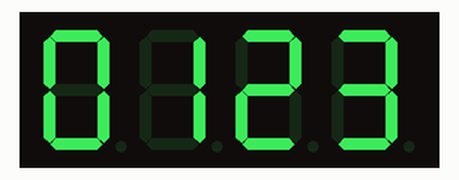
The program below on a simulated Raspberry Pi Pico running MicroPython. On the bench: 4-digit seven-segment display. The segment pins are drawn as the display they are named for.

Above: at 0.1 s.
At 3.1 s:
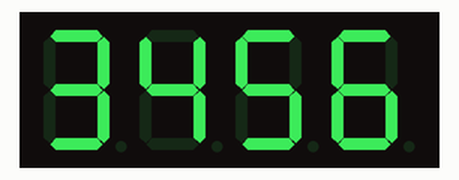
At 9.1 s:
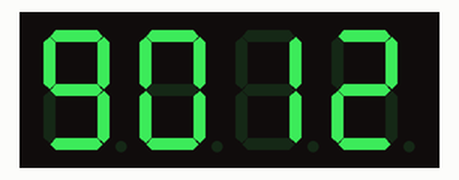
At 18.1 s:
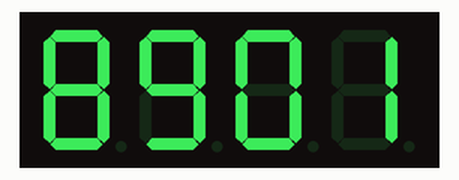
At 27.1 s:
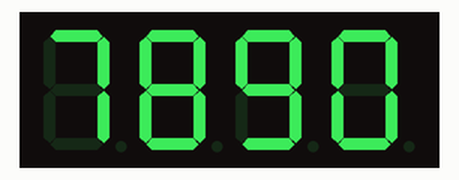
At 36.1 s:
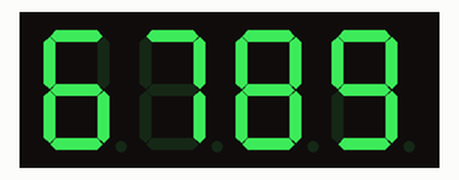

The program:

Ex05-SevenSegmentMultiDigit.py
```python
from machine import Pin, Timer

# Create tuple of the seven segment cathodes.
segs = (Pin('GP0',Pin.OUT), Pin('GP2',Pin.OUT), Pin('GP13',Pin.OUT), Pin('GP14',Pin.OUT),
        Pin('GP15',Pin.OUT), Pin('GP1',Pin.OUT), Pin('GP12',Pin.OUT))
# Seven Segment Anodes.
digits = (Pin('GP3', Pin.OUT), Pin('GP4', Pin.OUT),
          Pin('GP5', Pin.OUT), Pin('GP11', Pin.OUT))
# LED patterns for digits 0-9 (active low)
codes = ((0,0,0,0,0,0,1), (1,0,0,1,1,1,1), (0,0,1,0,0,1,0), (0,0,0,0,1,1,0),
         (1,0,0,1,1,0,0), (0,1,0,0,1,0,0), (0,1,0,0,0,0,0), (0,0,0,1,1,1,1),
         (0,0,0,0,0,0,0), (0,0,0,0,1,0,0))

counter = [0, 1, 2, 3]                           # Four counters, one for each digit

def numberCounter(timer):                        # Called once per second
   for i in range(4):
      counter[i] = (counter[i] + 1) % 10         # Increment or reset each digit

digitCount = 0                                   # Which digit to update next.
def updateDisplay(timer):                        # Called 100 times per second
   global digitCount
   digits[digitCount].off()                      # Turn off anode
   digitCount = (digitCount + 1) % 4             # Step to the next digit
   for i in range(7):                            # Set cathodes to show this digit
      segs[i].value(codes[counter[digitCount]][i])
   digits[digitCount].on()                       # Turn on anode to light the LEDs


tmr1 = Timer(period = 1000, callback=numberCounter)   # Slow timer, updates conter
tmr2 = Timer(freq = 100, callback=updateDisplay)      # Fast timer, strobes the digits
```

Measured:
- what the display in image 0 shows lasts 1.0 s, from 0.1 s to 1.1 s
